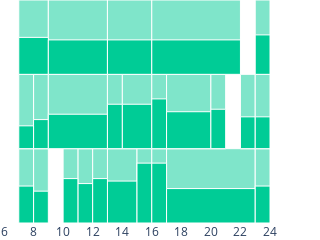

Source (notebook cell):
### Code cell
sh = prepare_simhistory(df, tdf, 7, "MCTS", 72)
alloc = sold_unsold_allocation_from_simhistory(sh)
fig = plot_simhistory_sold_unsold(alloc[alloc.sold])
fig = add_revenue_boxes(fig, alloc)
fig.update_layout(
    width=img_width,  
    height=img_height/3,
    xaxis=dict(showticklabels=True, dtick=2, range=[6,24]),
    yaxis=dict(showticklabels=False),
    margin=dict(l=0, r=0, t=0, b=0)
)
# save
fig.write_image(FIGROOT/"trace_analysis"/"trace_analysis-sold_mcts.pdf")
fig.show()

### Figure 1 — Plotly figure (JSON) as saved in the notebook; plotly's stock layout.template omitted (floating-point values rounded to 4 significant figures)
{"data": [{"fill": "toself", "mode": "lines", "name": "", "opacity": 0, "text": "timestep: 1, budget: 1.1195959505999442, action: 0.8073397667962161", "x": [8, 9, 9, 8, 8], "y": [0.0, 0.0, 1.0, 1.0, 0.0], "type": "scatter"}, {"fill": "toself", "mode": "lines", "name": "", "opacity": 0, "text": "timestep: 22, budget: 1.742979002222134, action: 0.7377997436459796", "x": [8, 9, 9, 8, 8], "y": [1.0, 1.0, 2.0, 2.0, 1.0], "type": "scatter"}, {"fill": "toself", "mode": "lines", "name": "", "opacity": 0, "text": "timestep: 28, budget: 2.476104437462143, action: 1.062830673427537", "x": [13, 15, 15, 13, 13], "y": [0.0, 0.0, 1.0, 1.0, 0.0], "type": "scatter"}, {"fill": "toself", "mode": "lines", "name": "", "opacity": 0, "text": "timestep: 32, budget: 2.825944634742748, action: 0.937169326572463", "x": [7, 9, 9, 7, 7], "y": [2.0, 2.0, 3.0, 3.0, 2.0], "type": "scatter"}, {"fill": "toself", "mode": "lines", "name": "", "opacity": 0, "text": "timestep: 49, budget: 0.970211005867882, action: 0.937169326572463", "x": [7, 8, 8, 7, 7], "y": [0.0, 0.0, 1.0, 1.0, 0.0], "type": "scatter"}, {"fill": "toself", "mode": "lines", "name": "", "opacity": 0, "text": "timestep: 56, budget: 1.3496936884569708, action: 1.0", "x": [11, 12, 12, 11, 11], "y": [0.0, 0.0, 1.0, 1.0, 0.0], "type": "scatter"}, {"fill": "toself", "mode": "lines", "name": "", "opacity": 0, "text": "timestep: 101, budget: 0.630497750222799, action: 0.5791893832135429", "x": [7, 8, 8, 7, 7], "y": [1.0, 1.0, 2.0, 2.0, 1.0], "type": "scatter"}, {"fill": "toself", "mode": "lines", "name": "", "opacity": 0, "text": "timestep: 102, budget: 2.4073516070067678, action: 1.1266735515678998", "x": [14, 16, 16, 14, 14], "y": [1.0, 1.0, 2.0, 2.0, 1.0], "type": "scatter"}, {"fill": "toself", "mode": "lines", "name": "", "opacity": 0, "text": "timestep: 105, budget: 1.5648395922470189, action: 1.518216694746895", "x": [15, 16, 16, 15, 15], "y": [0.0, 0.0, 1.0, 1.0, 0.0], "type": "scatter"}, {"fill": "toself", "mode": "lines", "name": "", "opacity": 0, "text": "timestep: 123, budget: 4.838348285211584, action: 0.8733264484321002", "x": [9, 13, 13, 9, 9], "y": [1.0, 1.0, 2.0, 2.0, 1.0], "type": "scatter"}, {"fill": "toself", "mode": "lines", "name": "", "opacity": 0, "text": "timestep: 169, budget: 4.430406329196159, action: 0.8733264484321002", "x": [9, 13, 13, 9, 9], "y": [2.0, 2.0, 3.0, 3.0, 2.0], "type": "scatter"}, {"fill": "toself", "mode": "lines", "name": "", "opacity": 0, "text": "timestep: 195, budget: 1.7724783359234406, action: 1.1266735515678998", "x": [10, 11, 11, 10, 10], "y": [0.0, 0.0, 1.0, 1.0, 0.0], "type": "scatter"}, {"fill": "toself", "mode": "lines", "name": "", "opacity": 0, "text": "timestep: 216, budget: 1.4600598912616003, action: 1.1266735515678998", "x": [12, 13, 13, 12, 12], "y": [0.0, 0.0, 1.0, 1.0, 0.0], "type": "scatter"}, {"fill": "toself", "mode": "lines", "name": "", "opacity": 0, "text": "timestep: 220, budget: 1.478226516330889, action: 1.1266735515678998", "x": [13, 14, 14, 13, 13], "y": [1.0, 1.0, 2.0, 2.0, 1.0], "type": "scatter"}, {"fill": "toself", "mode": "lines", "name": "", "opacity": 0, "text": "timestep: 269, budget: 1.885274495733084, action: 1.518216694746895", "x": [16, 17, 17, 16, 16], "y": [0.0, 0.0, 1.0, 1.0, 0.0], "type": "scatter"}, {"fill": "toself", "mode": "lines", "name": "", "opacity": 0, "text": "timestep: 289, budget: 3.004007820978236, action: 0.8733264484321002", "x": [13, 16, 16, 13, 13], "y": [2.0, 2.0, 3.0, 3.0, 2.0], "type": "scatter"}, {"fill": "toself", "mode": "lines", "name": "", "opacity": 0, "text": "timestep: 318, budget: 1.413955154548848, action: 1.2622002563540202", "x": [16, 17, 17, 16, 16], "y": [1.0, 1.0, 2.0, 2.0, 1.0], "type": "scatter"}, {"fill": "toself", "mode": "lines", "name": "", "opacity": 0, "text": "timestep: 326, budget: 6.216570416937723, action: 0.8733264484321002", "x": [16, 22, 22, 16, 16], "y": [2.0, 2.0, 3.0, 3.0, 2.0], "type": "scatter"}, {"fill": "toself", "mode": "lines", "name": "", "opacity": 0, "text": "timestep: 328, budget: 5.935700998699732, action: 0.8733264484321002", "x": [17, 23, 23, 17, 17], "y": [0.0, 0.0, 1.0, 1.0, 0.0], "type": "scatter"}, {"fill": "toself", "mode": "lines", "name": "", "opacity": 0, "text": "timestep: 406, budget: 3.396411988572347, action: 0.937169326572463", "x": [17, 20, 20, 17, 17], "y": [1.0, 1.0, 2.0, 2.0, 1.0], "type": "scatter"}, {"fill": "toself", "mode": "lines", "name": "", "opacity": 0, "text": "timestep: 466, budget: 1.5148666038064684, action: 1.0", "x": [20, 21, 21, 20, 20], "y": [1.0, 1.0, 2.0, 2.0, 1.0], "type": "scatter"}, {"fill": "toself", "mode": "lines", "name": "", "opacity": 0, "text": "timestep: 550, budget: 1.3443277588507163, action: 0.8073397667962161", "x": [22, 23, 23, 22, 22], "y": [1.0, 1.0, 2.0, 2.0, 1.0], "type": "scatter"}, {"fill": "toself", "mode": "lines", "name": "", "opacity": 0, "text": "timestep: 560, budget: 1.1784389116773375, action: 0.937169326572463", "x": [23, 24, 24, 23, 23], "y": [0.0, 0.0, 1.0, 1.0, 0.0], "type": "scatter"}, {"fill": "toself", "mode": "lines", "name": "", "opacity": 0, "text": "timestep: 570, budget: 1.3496696011969804, action: 0.8073397667962161", "x": [23, 24, 24, 23, 23], "y": [1.0, 1.0, 2.0, 2.0, 1.0], "type": "scatter"}, {"fill": "toself", "mode": "lines", "name": "", "opacity": 0, "text": "timestep: 574, budget: 1.160007534543492, action: 1.0", "x": [23, 24, 24, 23, 23], "y": [2.0, 2.0, 3.0, 3.0, 2.0], "type": "scatter"}], "layout": {"xaxis": {"showticklabels": true, "dtick": 2, "range": [6, 24]}, "yaxis": {"range": [0, 3], "showticklabels": false}, "shapes": [{"fillcolor": "rgba(0, 204, 150,0.5)", "line": {"color": "White", "width": 1}, "type": "rect", "x0": 8, "x1": 9, "xref": "x", "y0": 0.0, "y1": 1.0, "yref": "y"}, {"fillcolor": "rgba(0, 204, 150,0.5)", "line": {"color": "White", "width": 1}, "type": "rect", "x0": 8, "x1": 9, "xref": "x", "y0": 1.0, "y1": 2.0, "yref": "y"}, {"fillcolor": "rgba(0, 204, 150,0.5)", "line": {"color": "White", "width": 1}, "type": "rect", "x0": 13, "x1": 15, "xref": "x", "y0": 0.0, "y1": 1.0, "yref": "y"}, {"fillcolor": "rgba(0, 204, 150,0.5)", "line": {"color": "White", "width": 1}, "type": "rect", "x0": 7, "x1": 9, "xref": "x", "y0": 2.0, "y1": 3.0, "yref": "y"}, {"fillcolor": "rgba(0, 204, 150,0.5)", "line": {"color": "White", "width": 1}, "type": "rect", "x0": 7, "x1": 8, "xref": "x", "y0": 0.0, "y1": 1.0, "yref": "y"}, {"fillcolor": "rgba(0, 204, 150,0.5)", "line": {"color": "White", "width": 1}, "type": "rect", "x0": 11, "x1": 12, "xref": "x", "y0": 0.0, "y1": 1.0, "yref": "y"}, {"fillcolor": "rgba(0, 204, 150,0.5)", "line": {"color": "White", "width": 1}, "type": "rect", "x0": 7, "x1": 8, "xref": "x", "y0": 1.0, "y1": 2.0, "yref": "y"}, {"fillcolor": "rgba(0, 204, 150,0.5)", "line": {"color": "White", "width": 1}, "type": "rect", "x0": 14, "x1": 16, "xref": "x", "y0": 1.0, "y1": 2.0, "yref": "y"}, {"fillcolor": "rgba(0, 204, 150,0.5)", "line": {"color": "White", "width": 1}, "type": "rect", "x0": 15, "x1": 16, "xref": "x", "y0": 0.0, "y1": 1.0, "yref": "y"}, {"fillcolor": "rgba(0, 204, 150,0.5)", "line": {"color": "White", "width": 1}, "type": "rect", "x0": 9, "x1": 13, "xref": "x", "y0": 1.0, "y1": 2.0, "yref": "y"}, {"fillcolor": "rgba(0, 204, 150,0.5)", "line": {"color": "White", "width": 1}, "type": "rect", "x0": 9, "x1": 13, "xref": "x", "y0": 2.0, "y1": 3.0, "yref": "y"}, {"fillcolor": "rgba(0, 204, 150,0.5)", "line": {"color": "White", "width": 1}, "type": "rect", "x0": 10, "x1": 11, "xref": "x", "y0": 0.0, "y1": 1.0, "yref": "y"}, {"fillcolor": "rgba(0, 204, 150,0.5)", "line": {"color": "White", "width": 1}, "type": "rect", "x0": 12, "x1": 13, "xref": "x", "y0": 0.0, "y1": 1.0, "yref": "y"}, {"fillcolor": "rgba(0, 204, 150,0.5)", "line": {"color": "White", "width": 1}, "type": "rect", "x0": 13, "x1": 14, "xref": "x", "y0": 1.0, "y1": 2.0, "yref": "y"}, {"fillcolor": "rgba(0, 204, 150,0.5)", "line": {"color": "White", "width": 1}, "type": "rect", "x0": 16, "x1": 17, "xref": "x", "y0": 0.0, "y1": 1.0, "yref": "y"}, {"fillcolor": "rgba(0, 204, 150,0.5)", "line": {"color": "White", "width": 1}, "type": "rect", "x0": 13, "x1": 16, "xref": "x", "y0": 2.0, "y1": 3.0, "yref": "y"}, {"fillcolor": "rgba(0, 204, 150,0.5)", "line": {"color": "White", "width": 1}, "type": "rect", "x0": 16, "x1": 17, "xref": "x", "y0": 1.0, "y1": 2.0, "yref": "y"}, {"fillcolor": "rgba(0, 204, 150,0.5)", "line": {"color": "White", "width": 1}, "type": "rect", "x0": 16, "x1": 22, "xref": "x", "y0": 2.0, "y1": 3.0, "yref": "y"}, {"fillcolor": "rgba(0, 204, 150,0.5)", "line": {"color": "White", "width": 1}, "type": "rect", "x0": 17, "x1": 23, "xref": "x", "y0": 0.0, "y1": 1.0, "yref": "y"}, {"fillcolor": "rgba(0, 204, 150,0.5)", "line": {"color": "White", "width": 1}, "type": "rect", "x0": 17, "x1": 20, "xref": "x", "y0": 1.0, "y1": 2.0, "yref": "y"}, {"fillcolor": "rgba(0, 204, 150,0.5)", "line": {"color": "White", "width": 1}, "type": "rect", "x0": 20, "x1": 21, "xref": "x", "y0": 1.0, "y1": 2.0, "yref": "y"}, {"fillcolor": "rgba(0, 204, 150,0.5)", "line": {"color": "White", "width": 1}, "type": "rect", "x0": 22, "x1": 23, "xref": "x", "y0": 1.0, "y1": 2.0, "yref": "y"}, {"fillcolor": "rgba(0, 204, 150,0.5)", "line": {"color": "White", "width": 1}, "type": "rect", "x0": 23, "x1": 24, "xref": "x", "y0": 0.0, "y1": 1.0, "yref": "y"}, {"fillcolor": "rgba(0, 204, 150,0.5)", "line": {"color": "White", "width": 1}, "type": "rect", "x0": 23, "x1": 24, "xref": "x", "y0": 1.0, "y1": 2.0, "yref": "y"}, {"fillcolor": "rgba(0, 204, 150,0.5)", "line": {"color": "White", "width": 1}, "type": "rect", "x0": 23, "x1": 24, "xref": "x", "y0": 2.0, "y1": 3.0, "yref": "y"}, {"fillcolor": "rgba(0, 204, 150,1)", "line": {"color": "White", "width": 1}, "type": "rect", "x0": 8, "x1": 9, "y0": 0.0, "y1": 0.4282, "xref": "x", "yref": "y"}, {"fillcolor": "rgba(0, 204, 150,1)", "line": {"color": "White", "width": 1}, "type": "rect", "x0": 8, "x1": 9, "y0": 1.0, "y1": 1.391, "xref": "x", "yref": "y"}, {"fillcolor": "rgba(0, 204, 150,1)", "line": {"color": "White", "width": 1}, "type": "rect", "x0": 13, "x1": 15, "y0": 0.0, "y1": 0.5638, "xref": "x", "yref": "y"}, {"fillcolor": "rgba(0, 204, 150,1)", "line": {"color": "White", "width": 1}, "type": "rect", "x0": 7, "x1": 9, "y0": 2.0, "y1": 2.497, "xref": "x", "yref": "y"}, {"fillcolor": "rgba(0, 204, 150,1)", "line": {"color": "White", "width": 1}, "type": "rect", "x0": 7, "x1": 8, "y0": 0.0, "y1": 0.4971, "xref": "x", "yref": "y"}, {"fillcolor": "rgba(0, 204, 150,1)", "line": {"color": "White", "width": 1}, "type": "rect", "x0": 11, "x1": 12, "y0": 0.0, "y1": 0.5304, "xref": "x", "yref": "y"}, {"fillcolor": "rgba(0, 204, 150,1)", "line": {"color": "White", "width": 1}, "type": "rect", "x0": 7, "x1": 8, "y0": 1.0, "y1": 1.307, "xref": "x", "yref": "y"}, {"fillcolor": "rgba(0, 204, 150,1)", "line": {"color": "White", "width": 1}, "type": "rect", "x0": 14, "x1": 16, "y0": 1.0, "y1": 1.598, "xref": "x", "yref": "y"}, {"fillcolor": "rgba(0, 204, 150,1)", "line": {"color": "White", "width": 1}, "type": "rect", "x0": 15, "x1": 16, "y0": 0.0, "y1": 0.8053, "xref": "x", "yref": "y"}, {"fillcolor": "rgba(0, 204, 150,1)", "line": {"color": "White", "width": 1}, "type": "rect", "x0": 9, "x1": 13, "y0": 1.0, "y1": 1.463, "xref": "x", "yref": "y"}, {"fillcolor": "rgba(0, 204, 150,1)", "line": {"color": "White", "width": 1}, "type": "rect", "x0": 9, "x1": 13, "y0": 2.0, "y1": 2.463, "xref": "x", "yref": "y"}, {"fillcolor": "rgba(0, 204, 150,1)", "line": {"color": "White", "width": 1}, "type": "rect", "x0": 10, "x1": 11, "y0": 0.0, "y1": 0.5976, "xref": "x", "yref": "y"}, {"fillcolor": "rgba(0, 204, 150,1)", "line": {"color": "White", "width": 1}, "type": "rect", "x0": 12, "x1": 13, "y0": 0.0, "y1": 0.5976, "xref": "x", "yref": "y"}, {"fillcolor": "rgba(0, 204, 150,1)", "line": {"color": "White", "width": 1}, "type": "rect", "x0": 13, "x1": 14, "y0": 1.0, "y1": 1.598, "xref": "x", "yref": "y"}, {"fillcolor": "rgba(0, 204, 150,1)", "line": {"color": "White", "width": 1}, "type": "rect", "x0": 16, "x1": 17, "y0": 0.0, "y1": 0.8053, "xref": "x", "yref": "y"}, {"fillcolor": "rgba(0, 204, 150,1)", "line": {"color": "White", "width": 1}, "type": "rect", "x0": 13, "x1": 16, "y0": 2.0, "y1": 2.463, "xref": "x", "yref": "y"}, {"fillcolor": "rgba(0, 204, 150,1)", "line": {"color": "White", "width": 1}, "type": "rect", "x0": 16, "x1": 17, "y0": 1.0, "y1": 1.67, "xref": "x", "yref": "y"}, {"fillcolor": "rgba(0, 204, 150,1)", "line": {"color": "White", "width": 1}, "type": "rect", "x0": 16, "x1": 22, "y0": 2.0, "y1": 2.463, "xref": "x", "yref": "y"}, {"fillcolor": "rgba(0, 204, 150,1)", "line": {"color": "White", "width": 1}, "type": "rect", "x0": 17, "x1": 23, "y0": 0.0, "y1": 0.4632, "xref": "x", "yref": "y"}, {"fillcolor": "rgba(0, 204, 150,1)", "line": {"color": "White", "width": 1}, "type": "rect", "x0": 17, "x1": 20, "y0": 1.0, "y1": 1.497, "xref": "x", "yref": "y"}, {"fillcolor": "rgba(0, 204, 150,1)", "line": {"color": "White", "width": 1}, "type": "rect", "x0": 20, "x1": 21, "y0": 1.0, "y1": 1.53, "xref": "x", "yref": "y"}, {"fillcolor": "rgba(0, 204, 150,1)", "line": {"color": "White", "width": 1}, "type": "rect", "x0": 22, "x1": 23, "y0": 1.0, "y1": 1.428, "xref": "x", "yref": "y"}, {"fillcolor": "rgba(0, 204, 150,1)", "line": {"color": "White", "width": 1}, "type": "rect", "x0": 23, "x1": 24, "y0": 0.0, "y1": 0.4971, "xref": "x", "yref": "y"}, {"fillcolor": "rgba(0, 204, 150,1)", "line": {"color": "White", "width": 1}, "type": "rect", "x0": 23, "x1": 24, "y0": 1.0, "y1": 1.428, "xref": "x", "yref": "y"}, {"fillcolor": "rgba(0, 204, 150,1)", "line": {"color": "White", "width": 1}, "type": "rect", "x0": 23, "x1": 24, "y0": 2.0, "y1": 2.53, "xref": "x", "yref": "y"}], "margin": {"l": 0, "r": 0, "t": 0, "b": 0}, "width": 257.0, "height": 57.11, "plot_bgcolor": "rgba(0, 0, 0, 0)", "paper_bgcolor": "rgba(0, 0, 0, 0)"}}
